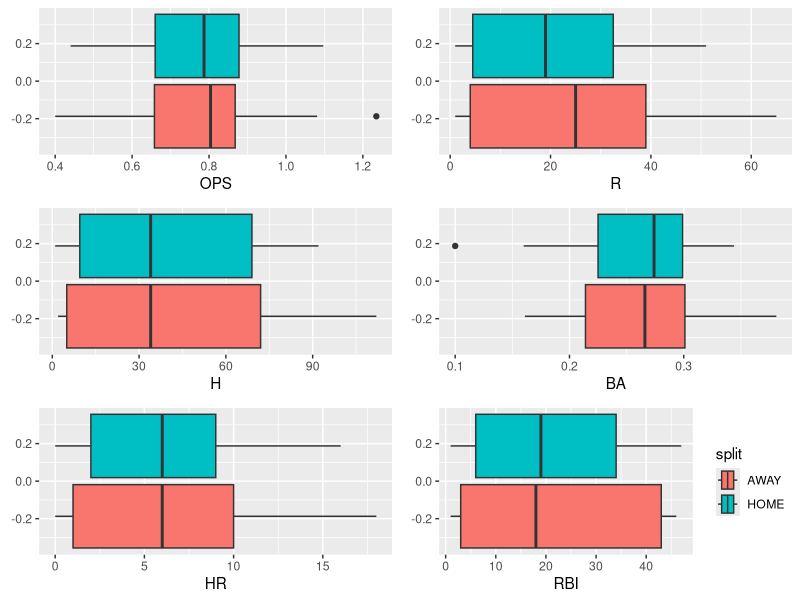
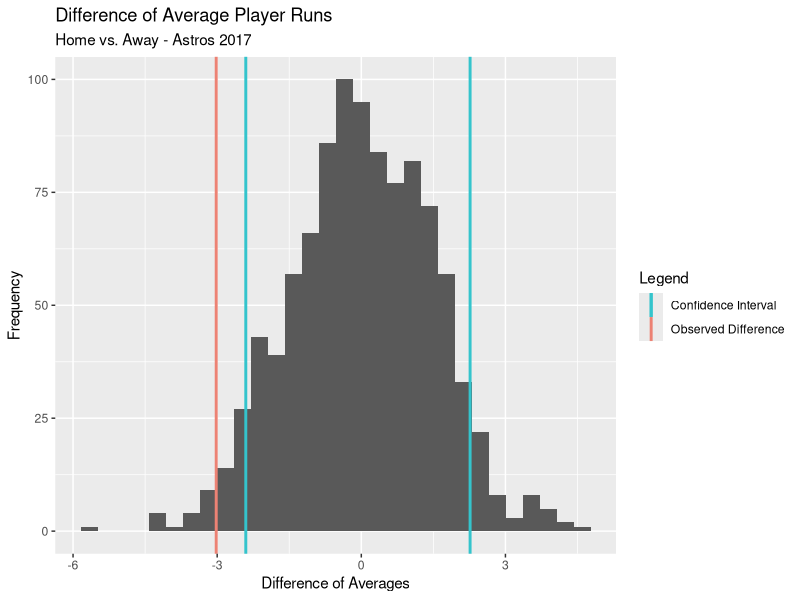

Reproduce these figures in R, in order.
## ---- chunk 1
knitr::opts_chunk$set(echo = TRUE)
## ---- chunk 2
library(dplyr)
library(tidyverse)
library(ggplot2)
# install.packages("cowplot")
library(cowplot)
## ---- chunk 3
astros_home <- read.csv("./data/astros_2017_player_splits_home.csv") %>%
  mutate(Name = str_split_fixed(Name, "\\\\", 2)[,1]) %>%
  mutate(split = "HOME")

astros_away <- read.csv("./data/astros_2017_player_splits_away.csv")%>%
  mutate(Name = str_split_fixed(Name, "\\\\", 2)[,1]) %>%
  mutate(split = "AWAY")

astros_2017 <- rbind(astros_home[-length(astros_home[,1]),], astros_away[-length(astros_away[,1]),]) %>% 
  drop_na()
## ---- chunk 4
head(astros_home)
## ---- chunk 5
head(astros_away)
## ---- chunk 6
ops <- astros_2017 %>%
  drop_na() %>%
  ggplot() +
    geom_boxplot(aes(x=OPS, fill=split)) + 
    theme(legend.position = "none")
runs <- astros_2017 %>%
  drop_na() %>%
  ggplot() +
    geom_boxplot(aes(x=R, fill=split)) + 
    theme(legend.position = "none")
hits <- astros_2017 %>%
  drop_na() %>%
  ggplot() +
    geom_boxplot(aes(x=H, fill=split)) + 
    theme(legend.position = "none")
batting_avg <- astros_2017 %>%
  drop_na() %>%
  ggplot() +
    geom_boxplot(aes(x=BA, fill=split)) + 
    theme(legend.position = "none")
home_run <- astros_2017 %>%
  drop_na() %>%
  ggplot() +
    geom_boxplot(aes(x=HR, fill=split)) + 
    theme(legend.position = "none")
rbi <- astros_2017 %>%
  drop_na() %>%
  ggplot() +
    geom_boxplot(aes(x=RBI, fill=split))

plot_grid(ops, runs, hits, batting_avg, home_run, rbi, ncol=2)
## ---- chunk 7
runs_simulation <- function(n1, n2, avg){
  home_runs <- mean(rpois(n1, avg))
  away_runs <- mean(rpois(n2, avg))
  return(away_runs - home_runs)
}

runs_mc <- function(n1, n2, avg, reps = 1000){
  mean_differences <- rep(NA, reps)
  for(i in 1:reps){
     difference <- runs_simulation(n1, n2, avg)
     mean_differences[i] <- difference
  }
  return(mean_differences)
}

run_data <- astros_2017 %>%
  select(R, split) %>%
  drop_na()

player_run_avg <- mean(run_data$R)
num_home <- count(filter(run_data, split=="HOME"))$n
num_away <- count(filter(run_data, split=="AWAY"))$n

runs_sim <- runs_mc(num_home, num_away, player_run_avg)
home_away_runs_difference <- mean(filter(run_data, split=="HOME")$R)-mean(filter(run_data, split=="AWAY")$R)
runs_ci <- quantile(as.vector(runs_sim), prob=c(0.05, 0.95))

data.frame(diff = runs_sim)%>%
  ggplot() +
  geom_histogram(aes(x=diff), bins = 30) +
  geom_vline(aes(xintercept = home_away_runs_difference, color="Observed Difference"),lwd= 1) +
  geom_vline(aes(xintercept = c(runs_ci[1]), color="Confidence Interval"),lwd= 1) +
  geom_vline(aes(xintercept = c(runs_ci[2]),color="Confidence Interval"),lwd= 1) +
  scale_color_manual(
    name = "Legend", 
    values = c("Confidence Interval" = "#34c4cc", "Observed Difference" = "#ec8274")) +
  xlab("Difference of Averages") +
  ylab("Frequency") +
  ggtitle("Difference of Average Player Runs", subtitle = "Home vs. Away - Astros 2017")

